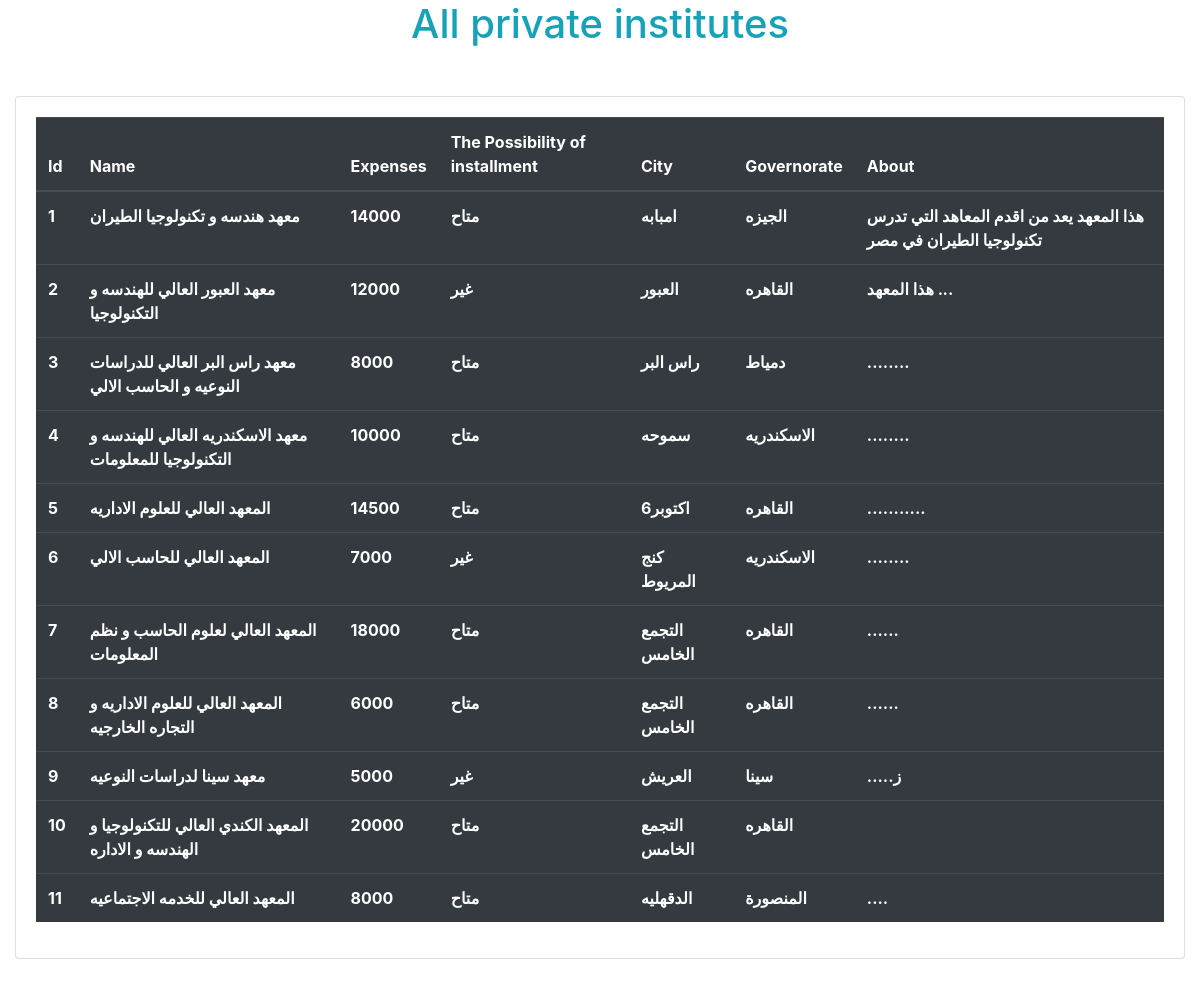
Screenshot of /all.php with the database file from the repository.
### all.php (the view, shortened to what this page needs)
<?php
$mydata="private istitutes";
$localhost="localhost";
$user_name="root";
$password="";
$Mysql=mysqli_connect ( $localhost , $user_name , $password , $mydata);
$_Select = " SELECT * FROM `the institutes`";
$the_select=mysqli_query($Mysql,$_Select);
?>
<!DOCTYPE html>
<html lang="en">
<head>
    <link rel="stylesheet" href="./css/style.css">
    <link rel="stylesheet" href="./The css Bootstrab/bootstrap.css">
</head>
<body>
<h1 class="text-info text-center"> All private institutes</h1>
    <div class="container col-12 my-5">
        <div class="card">
            <div class="card-body">
                <table class="table table-dark">
                <thead>
                    <tr>
                        <th>Id</th>
                        <th>Name</th>
                        <th>Expenses</th>
                        <th>The Possibility of installment</th>
                        <th>City</th>
                        <th>Governorate</th>
                        <th>About</th>
                    </tr>
                </thead>
                    <tbody>
                    <?php foreach ( $the_select as $data){ ?>
                    <tr>
                          <th><?php echo $data['id'] ?></th>
                          <th><?php echo $data['name'] ?></th>
                          <th><?php echo $data['expenses'] ?></th>
                          <th><?php echo $data['the possibility of installment'] ?></th>
                          <th><?php echo $data['city'] ?></th>
                          <th><?php echo $data['governorate'] ?></th>
                          <th><?php echo $data['about'] ?></th>
                        </tr>
                    <?php } ?>
                </tbody>
                </table>
            </div>
        </div>
    </div>
</body>
</html>

### css/style.css (style rules this page uses)
* { margin: 0; padding: 0; }

### rows the page displays
the institutes: id "1", name "معهد هندسه و تكنولوجيا الطيران", expenses "14000", the possibility of installment "متاح", city "امبابه", governorate "الجيزه", about "هذا المعهد يعد من اقدم المعاهد التي تدرس تكنولوجيا الطيران في مصر"
the institutes: id "2", name "معهد العبور العالي للهندسه و التكنولوجيا", expenses "12000", the possibility of installment "غير", city "العبور", governorate "القاهره", about "هذا المعهد ..."
the institutes: id "3", name "معهد راس البر العالي للدراسات النوعيه و الحاسب الالي", expenses "8000", the possibility of installment "متاح", city "راس البر", governorate "دمياط", about "........"
the institutes: id "4", name "معهد الاسكندريه العالي للهندسه و التكنولوجيا للمعلومات", expenses "10000", the possibility of installment "متاح", city "سموحه", governorate "الاسكندريه", about "........"
the institutes: id "5", name "المعهد العالي للعلوم الاداريه", expenses "14500", the possibility of installment "متاح", city "6اكتوبر", governorate "القاهره", about "..........."
the institutes: id "6", name "المعهد العالي للحاسب الالي", expenses "7000", the possibility of installment "غير", city "كنج المريوط", governorate "الاسكندريه", about "........"
the institutes: id "7", name "المعهد العالي لعلوم الحاسب و نظم المعلومات", expenses "18000", the possibility of installment "متاح", city "التجمع الخامس", governorate "القاهره", about "......"
the institutes: id "8", name "المعهد العالي للعلوم الاداريه و التجاره الخارجيه", expenses "6000", the possibility of installment "متاح", city "التجمع الخامس", governorate "القاهره", about "......"
the institutes: id "9", name "معهد سينا لدراسات النوعيه", expenses "5000", the possibility of installment "غير", city "العريش", governorate "سينا", about ".....ز"
the institutes: id "10", name "المعهد الكندي العالي للتكنولوجيا و الهندسه و الاداره", expenses "20000", the possibility of installment "متاح", city "التجمع الخامس", governorate "القاهره"
the institutes: id "11", name "المعهد العالي للخدمه الاجتماعيه", expenses "8000", the possibility of installment "متاح", city "الدقهليه", governorate "المنصورة", about "...."
